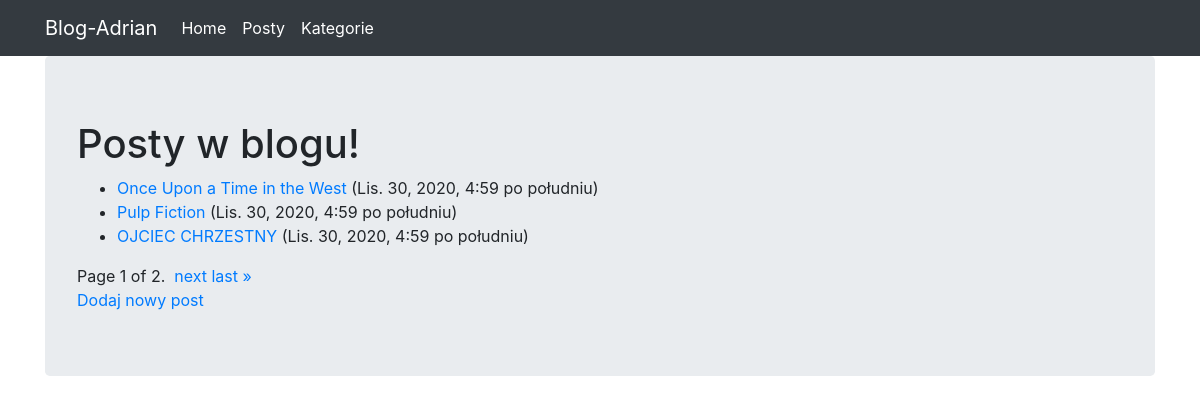
Page /post on the committed database.
### post_app/models.py (models this page shows, shortened)
class Post(Model):
    title = CharField(max_length=128)
    category = ForeignKey(Category, on_delete=DO_NOTHING)
    text = TextField(default='')
    created_at = DateTimeField(auto_now_add=True)
    slug = AutoSlugField(populate_from='title', max_length=100, unique=True)

### post_app/views.py (the view)
# urls.py: path('post', PostView.as_view(), name='post_view'),
class PostView(ListView):
    template_name = 'post.html'
    model = Post
    paginate_by = 3
    ordering = '-created_at'

### post_app/templates/post.html
{% extends "base.html" %}
{% block content %}
    <h1>Posty w blogu!</h1>
        <ul>
        {% for post in object_list%}
         <li><a href="{% url 'post_detail_view' post.slug %}">{{post.title}}<a/> ({{post.created_at}}) </li>
         {% endfor %}
        </ul>
    {% include "_pagination.html" %}
<a href="{% url 'post-create' %}">Dodaj nowy post</a>
{% endblock %}

### post_app/templates/base.html (shortened to what this page needs)
{% load static %}
<html {% if LANGUAGE_CODE %}lang="{{ LANGUAGE_CODE }}"{% endif %}>
  <head>
    <link rel="stylesheet" href="https://stackpath.bootstrapcdn.com/bootstrap/4.2.1/css/bootstrap.min.css">
  </head>
  <body>
    <nav class="navbar navbar-expand-lg navbar-dark bg-dark">
      <div class="container fixed">
        <a class="navbar-brand" href="/">Blog-Adrian</a>
                  <div class="collapse navbar-collapse" id="navbarNavAltMarkup">
          <div class="navbar-nav">
            <a class="nav-item nav-link active" href="{% url 'home' %}">
              Home
            </a>
            <a class="nav-item nav-link active" href="{% url 'post_view' %}">
              Posty
            </a>
            <a class="nav-item nav-link active" href="{% url 'category_view' %}">
              Kategorie
            </a>
          </div>
        </div>
      </div>
    </nav>
    <div class="container">
      <div class="jumbotron">
        {% block content %}{% endblock %}
      </div>
    </div>
  </body>
</html>

### post_app/templates/_pagination.html (shortened to what this page needs)
<div class="pagination">
    <span class="current">
        Page {{ page_obj.number }} of {{ page_obj.paginator.num_pages }}. &nbsp
    </span>
    <span class="pagination__nav">
        {% if page_obj.has_next %}
            <a href="?page={{ page_obj.next_page_number }}">next </a> &nbsp;
            <a href="?page={{ page_obj.paginator.num_pages }}"> last &raquo;</a>
        {% endif %}
    </span>
</div>

### rows in the picture
Post: title "Once Upon a Time in the West", created_at "Lis. 30, 2020, 4:59 po południu"
Post: title "Pulp Fiction", created_at "Lis. 30, 2020, 4:59 po południu"
Post: title "OJCIEC CHRZESTNY", created_at "Lis. 30, 2020, 4:59 po południu"

### other values in the picture
{{ page_obj.number }} "1"
{{ page_obj.paginator.num_pages }} "2"
